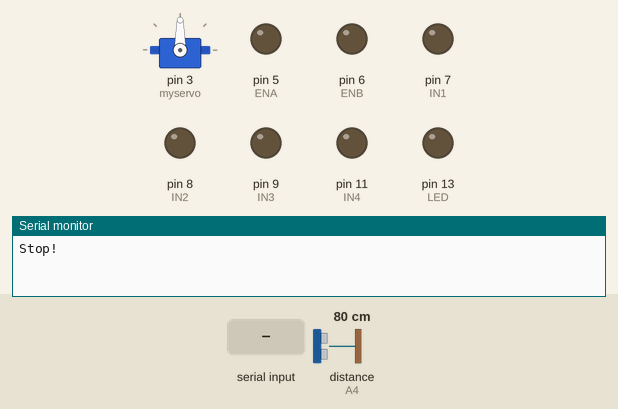
This sketch was run on a simulated Arduino Uno, built with avr-gcc and run on an emulated ATmega328P. On the bench: servo, output pins drawn as LEDs (lit = HIGH), the last lines printed to the serial monitor. Inputs (shaded band) come from the test bench; at power-on: distance to the obstacle (sensor on A4) 80 cm. The echo pulse lasts 58.3 µs per cm; pins used as bus, display or sensor lines are not drawn.

Above: at 1.2 s.
1.3 s: "u" received over Serial
At 4.1 s:
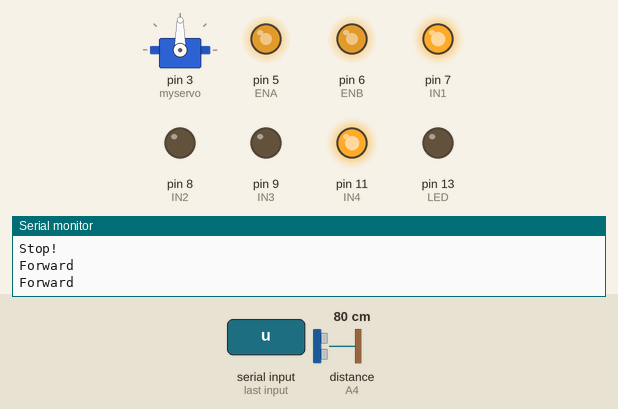
4.3 s: distance to the obstacle (sensor on A4) set to 55 cm
5.8 s: distance to the obstacle (sensor on A4) set to 46 cm
At 7.5 s:
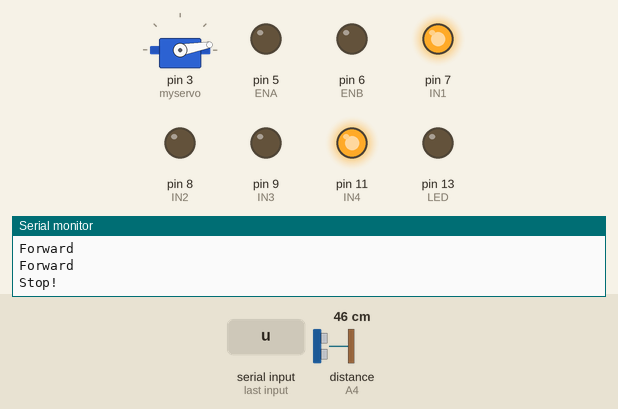
8.8 s: "l" received over Serial
11.8 s: byte 110 ('n') received over Serial
At 13.8 s:
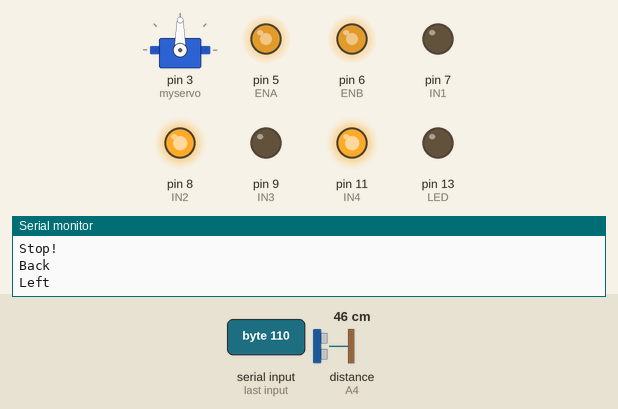
14.3 s: "r" received over Serial
At 15.0 s:
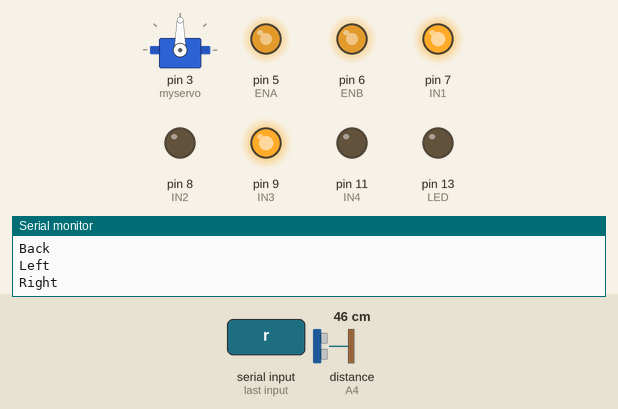
Timing chart, 0 to 16.8 s (numbered marks = the images above; inputs shaded):
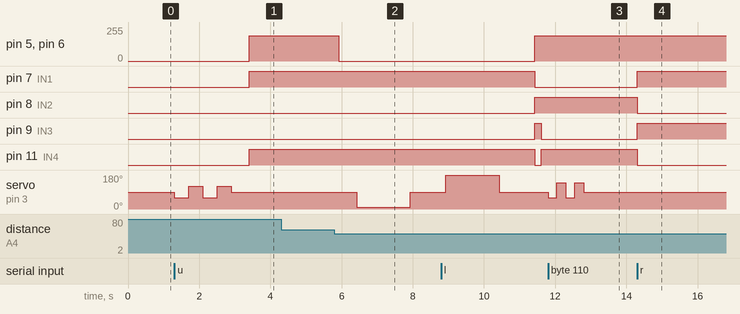

Measured:
- the behaviour switches between 51 and 50 cm on distance to the obstacle (sensor on A4) (found by bisection; images 1 and 2)
- after the input at 1.3 s, pin 5 (ENA), pin 6 (ENB): 0/255 → 190/255 after 2.1 s; pin 7 (IN1), pin 11 (IN4): LOW → HIGH after 2.1 s; servo on pin 3 (myservo): 90° → 60° at once, → 120° 0.40 s later, → 60° 0.40 s later, → 120° 0.40 s later, … (5 changes in this stretch)
- after the input at 5.8 s, pin 5 (ENA), pin 6 (ENB): 190/255 → 0/255 after 0.13 s; servo on pin 3 (myservo): 90° → 10° after 0.63 s, → 90° 1.5 s later
- after the input at 11.8 s, servo on pin 3 (myservo): 90° → 60° at once, → 140° 0.25 s later, → 60° 0.25 s later, → 140° 0.25 s later, … (5 changes in this stretch)
- after the input at 14.3 s, pin 7 (IN1), pin 9 (IN3): LOW → HIGH at once; pin 8 (IN2), pin 11 (IN4): HIGH → LOW at once

The sketch:

main.ino
```cpp
// nepobit (Bluetooth Version + Auto Mode)
// 2024 - Pedro Luis Dias (https://github.com/luiisp)
// forked by https://kuongshun.com (Lesson 2 Bluetooth Car + Lesson 4 Obstacle Avoidance Car)
// f: forward, b: back, l: left, r: right, s: stop, u: obstacle avoidance car, d: dance, m: moonwalk, x: super forward

#include <Servo.h>


#define ENA 5
#define ENB 6
#define IN1 7
#define IN2 8
#define IN3 9
#define IN4 11
#define LED 13
#define TRIG A5
#define ECHO A4
#define carSpeed 190


Servo myservo;
int rightDistance = 0, leftDistance = 0, middleDistance = 0;
bool autoMode = false;
int collideDistance = 50;
char getstr;

void forward() {
  analogWrite(ENA, carSpeed);
  analogWrite(ENB, carSpeed);
  digitalWrite(IN1, HIGH);
  digitalWrite(IN2, LOW);
  digitalWrite(IN3, LOW);
  digitalWrite(IN4, HIGH);
  Serial.println("Forward");
}

void superForward() {
  int superSpeed = 240;
  analogWrite(ENA, superSpeed);
  analogWrite(ENB, superSpeed);
  digitalWrite(IN1, HIGH);
  digitalWrite(IN2, LOW);
  digitalWrite(IN3, LOW);
  digitalWrite(IN4, HIGH);
  Serial.println("Super Forward");
}

void back() {
  analogWrite(ENA, carSpeed);
  analogWrite(ENB, carSpeed);
  digitalWrite(IN1, LOW);
  digitalWrite(IN2, HIGH);
  digitalWrite(IN3, HIGH);
  digitalWrite(IN4, LOW);
  Serial.println("Back");
}

void left() {
  analogWrite(ENA, carSpeed);
  analogWrite(ENB, carSpeed);
  digitalWrite(IN1, LOW);
  digitalWrite(IN2, HIGH);
  digitalWrite(IN3, LOW);
  digitalWrite(IN4, HIGH);
  Serial.println("Left");
}

void right() {
  analogWrite(ENA, carSpeed);
  analogWrite(ENB, carSpeed);
  digitalWrite(IN1, HIGH);
  digitalWrite(IN2, LOW);
  digitalWrite(IN3, HIGH);
  digitalWrite(IN4, LOW);
  Serial.println("Right");
}

void stop() {
  digitalWrite(ENA, LOW);
  digitalWrite(ENB, LOW);
  Serial.println("Stop!");
}


int Distance_test() {
  digitalWrite(TRIG, LOW);
  delayMicroseconds(2);
  digitalWrite(TRIG, HIGH);
  delayMicroseconds(20);
  digitalWrite(TRIG, LOW);
  float Fdistance = pulseIn(ECHO, HIGH);
  Fdistance = Fdistance / 58;
  return (int)Fdistance;
}

void greet() {
  for (int i = 0; i < 2; i++) {
    myservo.write(60);
    delay(400);
    myservo.write(120);
    delay(400);
  }
  myservo.write(90);
}

void moonwalk() {
  for (int i = 0; i < 3; i++) {
    back();
    myservo.write(60);

    delay(400);

    myservo.write(120);
    back();

    delay(400);

    myservo.write(90);

    delay(150);

    forward();

    delay(150);

    forward();


  }
  myservo.write(90);
  stop();
}


void dance() {
  greet();
  int danceSpeed = 150;
  int stepDelay = 400;


  forward();
  delay(stepDelay);
  stop();
  delay(200);

  back();
  delay(stepDelay);
  stop();
  delay(200);

  for (int i = 0; i < 4; i++) {
    right();
    delay(stepDelay / 2);
    left();
    delay(stepDelay / 2);
  }

  for (int i = 0; i < 3; i++) {
    myservo.write(90);
    delay(200);
    myservo.write(45);
    delay(200);
    myservo.write(120);
    delay(200);
  }

  right();
  delay(1000);
  left();
  delay(1000);


  myservo.write(90);
  stop();
}

void sayYes() {
    forward();
    delay(200);
    back();
    delay(200);
    forward();
    delay(200);
    back();
    delay(200);
    stop();
}

void sayNo() {
  for (int i = 0; i < 2; i++) {
    myservo.write(60);
    delay(250);
    myservo.write(140);
    delay(250);

  }

  myservo.write(90);
}


void setup() {
  myservo.attach(3);
  Serial.begin(9600);
  pinMode(LED, OUTPUT);
  pinMode(IN1, OUTPUT);
  pinMode(IN2, OUTPUT);
  pinMode(IN3, OUTPUT);
  pinMode(IN4, OUTPUT);
  pinMode(ENA, OUTPUT);
  pinMode(ENB, OUTPUT);
  pinMode(TRIG, OUTPUT);
  pinMode(ECHO, INPUT);
  stop();
}

void loop() {
  if (Serial.available()) {
    getstr = Serial.read();
    switch(getstr) {
      case 'f': forward(); autoMode = false; break;
      case 'b': back(); autoMode = false; break;
      case 'l': left(); autoMode = false; break;
      case 'r': right(); autoMode = false; break;
      case 's': stop(); autoMode = false; break;
      case 'u':
        autoMode = true;
        greet();
        break;
      case 'd':
        autoMode = false;
        dance();
        break;
      case 'm':
        autoMode = false;
        moonwalk();
        break;
      case 'x':
        autoMode = false;
        stop();
        greet();
        superForward();
        break;
      case 'y':
        autoMode = false;
        sayYes();
        break;
      case 'n':
        autoMode = false;
        sayNo();
        break;


      default: break;
    }
  }

  if (autoMode) {
    myservo.write(90);
    delay(500);
    middleDistance = Distance_test();

    if (middleDistance <= collideDistance) {
      stop();
      delay(500);
      myservo.write(10);
      delay(1000);
      rightDistance = Distance_test();

      delay(500);
      myservo.write(90);
      delay(1000);
      myservo.write(180);
      delay(1000);
      leftDistance = Distance_test();

      delay(500);
      myservo.write(90);
      delay(1000);
      if (rightDistance > leftDistance) {
        right();
        delay(360);
      } else if (rightDistance < leftDistance) {
        left();
        delay(360);
      } else if ((rightDistance <= collideDistance) || (leftDistance <= collideDistance)) {
        back();
        delay(180);
      } else {
        forward();
      }
    } else {
      forward();
    }
  }
}
```
